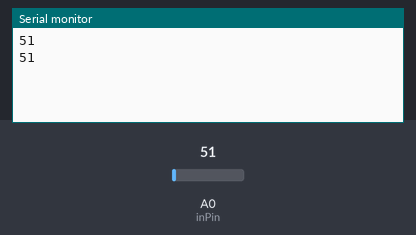
Simulated run of this sketch. Board: Arduino Uno, built with avr-gcc and run on an emulated ATmega328P. Parts: the last lines printed to the serial monitor. Inputs (shaded band) come from the test bench; at power-on: A0 (inPin) = 51.

Above: at 1.8 s.
1.9 s: A0 (inPin) set to 61
At 2.8 s:
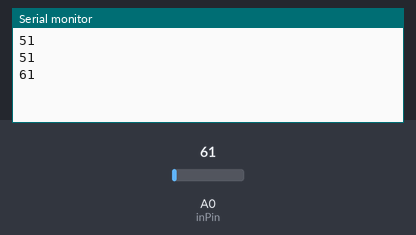
3.4 s: A0 (inPin) set to 71
At 4.6 s:
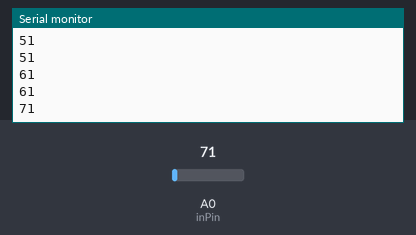
Timing chart, 0 to 6.4 s (numbered marks = the images above; inputs shaded):
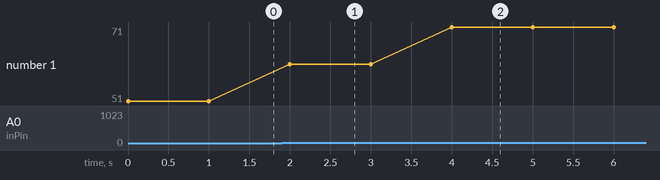

Measured:
- after the input at 1.9 s, the serial monitor: prints a new line after 0.10 s (image 1)
- after the input at 3.4 s, the serial monitor: prints a new line after 0.60 s (image 2)
- plotted number 1: 51 → 61 after the input at 1.9 s, 61 → 71 after the input at 3.4 s

The sketch:

LM35_gio.ino
```cpp
/*
  lm35 sketch
 prints the temperature to the Serial Monitor
 */

const int inPin = 0; // analog pin


void setup()
{
  Serial.begin(9600);
}


void loop()
{
  float value_media;
  int value=0;
  int value_somma=0;

 //Legge 10 valori ogni secondo
  for (int i=0; i<10; i++)
 {
  value = analogRead(inPin);
  Serial.println(value);
  value_somma=value_somma + value;
  delay(1000);
    }
    //Calcola la media
    value_media=value_somma/10;

  Serial.print(value_media); Serial.print(" > ");
  float millivolts = (value_media / 1024.0) * 5000;
  float celsius = millivolts / 10;  // sensor output is 10mV per degree Celsius
  Serial.print(celsius);
  Serial.print(" degrees Celsius ");

  //Serial.print( (celsius * 9)/ 5 + 32 );  //  converts to fahrenheit
 // Serial.println(" degrees Fahrenheit");
Serial.println("");
  //delay(1000); // wait for one second

}
```
